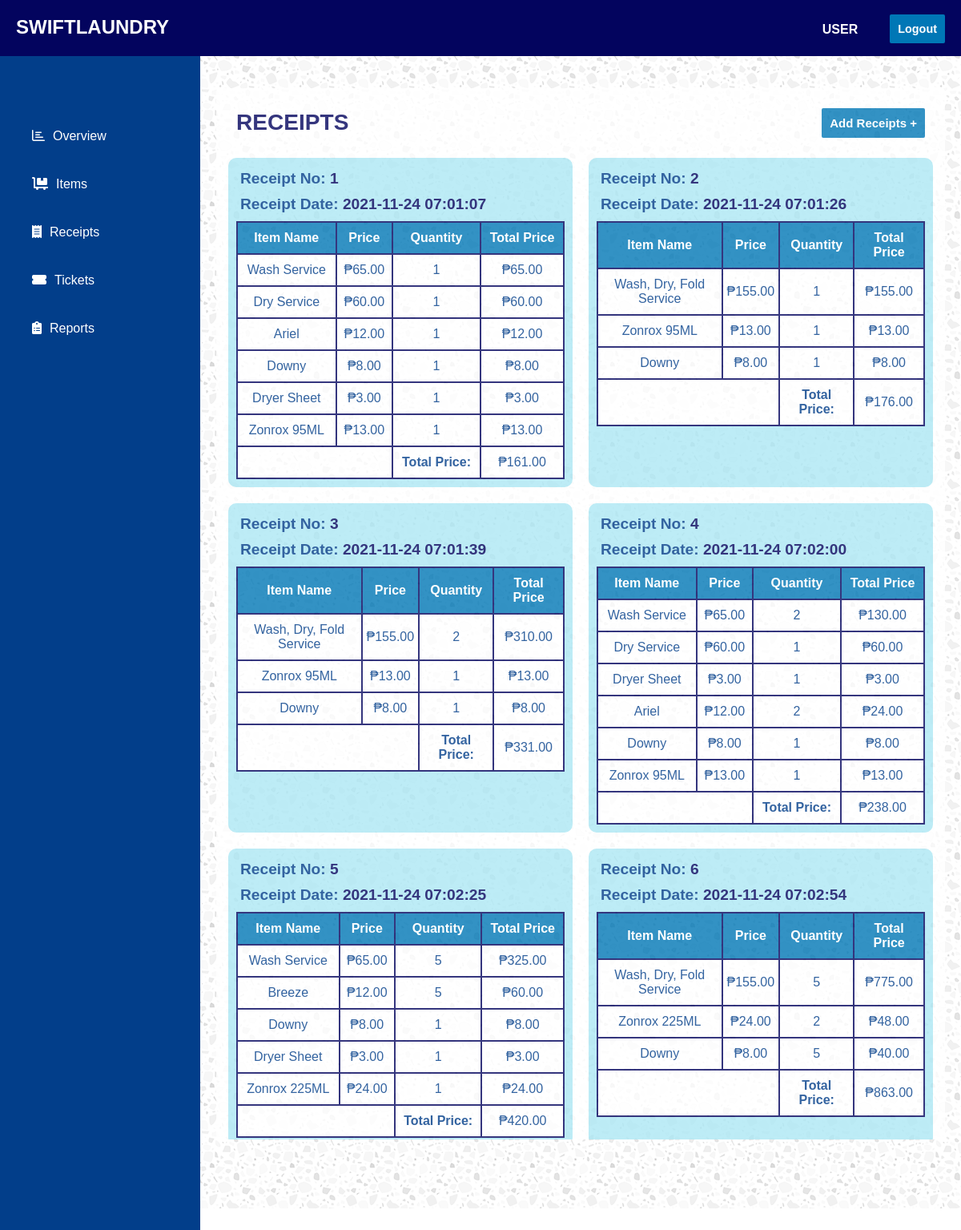
The page /dashboard_receipts.php on the database its author committed.
### tables this page shows
CREATE TABLE `receipts` (
  `receipt_id` int(10) UNSIGNED NOT NULL,
  `receipt_date` timestamp NOT NULL DEFAULT current_timestamp() ON UPDATE current_timestamp()
);

### dashboard_receipts.php (the view)
<!DOCTYPE html>
<html lang="en">
<head>
    <?php include_once("inc/head.inc") ?>
</head>
<body>
    <?php include_once("inc/header.inc") ?>
    <section>
        <div class="content">
            <div class="content-header">
                <div class="section-name">
                    <h3>RECEIPTS</h3>
                </div>
                <div class="add-item">
                    <a href="add_receipts.php" class="add-item-button">Add Receipts +</a>
                </div>
            </div>
            <div class="content-items">
                <div class="receipt-container">
                    <?php
                        include_once("db/db_SwiftLaundry_connection_script.php");
                        $sql_command = "SELECT receipt_id, receipt_date FROM receipts";
                        $result = $connection->query($sql_command);
                        if ($result-> num_rows > 0) {
                            while($row = $result-> fetch_assoc()) {
                                $receipt_id = $row["receipt_id"];
                                $total_price = 0;
                                echo '<div class="card">';
                                    echo '<div class="receipt-id">Receipt No: <span class="receipts-span">'.$row["receipt_id"].'</span></div>';
                                    echo '<div class="receipt-id">Receipt Date: <span class="receipts-span">'.$row["receipt_date"].'</span></div>';
                                    echo '<table class="card-table">';
                                        echo '<tr>';
                                            echo '<th>Item Name</th>';
                                            echo '<th>Price</th>';
                                            echo '<th>Quantity</th>';
                                            echo '<th>Total Price</th>';
                                        echo '<tr>';
                                        $retrieve_orders =  "SELECT item_name, price, quantity
                                                            FROM orders as o
                                                            INNER JOIN items as i ON o.items_id = i.item_id
                                                            INNER JOIN receipts as r ON o.receipts_id = r.receipt_id
                                                            WHERE receipts_id = '$receipt_id'
                                        ";
                                        $orders_result = $connection->query($retrieve_orders);
                                        if ($orders_result-> num_rows > 0) {
                                            while($orders_row = $orders_result->fetch_assoc()) {
                                                echo '<tr>';
                                                    echo '<td>'.$orders_row["item_name"].'</td>';
                                                    echo '<td>₱'.$orders_row["price"].'</td>';
                                                    echo '<td>'.$orders_row["quantity"].'</td>';
                                                    echo '<td>₱'.number_format($orders_row['price'] * $orders_row['quantity'], 2).'</td>';
                                                echo '</tr>';
                                                $total_price = $total_price + $orders_row['price'] * $orders_row['quantity'];
                                            }
                                        }
                                        echo '<tr>';
                                            echo '<td colspan=2></td>';
                                            echo '<td><b>Total Price: </b></td>';
                                            echo '<td>₱'.number_format($total_price, 2).'</td>';
                                        echo '</tr>';
                                    echo '</table>';
                                echo '</div>';
                            }
                        }
                    ?>
                </div>
            </div>
        </div>
    </section>
</body>
</html>

### css/dashboard_style.css (style rules this page uses)
body { margin: 0; padding: 0; font-family: "Verdana", sans-serif; }
section { width: (100% - 250px); margin-top: 60px; padding: 20px; margin-left: 250px; background-image: url("../img/background/dashboard_background.png"); height: 86vh; color: black; padding-top: 50px; }
section .content { background: #fff; opacity: 0.8; padding: 15px; margin-bottom: 10px; font-size: 14px; height: 80vh; border-radius: 5px; overflow: auto; }
.section-name { color: #03045E; margin-top: -16px; margin-left: 10px; text-transform: uppercase; font-size: 1.5rem; font-weight: 900; float: left; }
.add-item-button { float: right; padding: 10px; background: #0077B6; text-decoration: none; margin: 10px; border-radius: 2px; font-size: 15px; font-weight: 600; color: #fff; }
section .content-items { clear:both; }
.card { background-color: #ADE8F4; border-radius: 10px; padding: 10px; text-align: center; }
.receipt-container { display: grid; grid-template-columns: repeat(auto-fit, minmax(25rem, 1fr)); grid-column-gap: 20px; grid-row-gap: 20px; }
.card .receipt-id { font-size: 1.2rem; font-weight: bolder; margin: 5px; margin-bottom: 10px; color: #023E8A; text-align: left; }
.receipts-span { color: #03045E; }
.card-table { width: 100%; border-collapse: collapse; }
.card-table td, .card-table th { border: 2px solid #03045E; padding: 10px 5px; text-align: center; font-size: 1rem; background-color: #FFF; }
.card-table td { color: #023E8A; }
.card-table th { background-color: #0077B6; color: #FFF; }

### rows shown on the page
receipts: receipt_id "1", receipt_date "2021-11-24 07:01:07", item_name "Wash Service", price "65.00", quantity "1", quantity "65.00", item_name "Dry Service", price "60.00", quantity "60.00", item_name "Ariel", price "12.00", quantity "12.00", item_name "Downy", price "8.00", quantity "8.00", item_name "Dryer Sheet", price "3.00", quantity "3.00", item_name "Zonrox 95ML", price "13.00", quantity "13.00", total_price "161.00"
receipts: receipt_id "2", receipt_date "2021-11-24 07:01:26", item_name "Wash, Dry, Fold Service", price "155.00", quantity "1", quantity "155.00", item_name "Zonrox 95ML", price "13.00", quantity "13.00", item_name "Downy", price "8.00", quantity "8.00", total_price "176.00"
receipts: receipt_id "3", receipt_date "2021-11-24 07:01:39", item_name "Wash, Dry, Fold Service", price "155.00", quantity "2", quantity "310.00", item_name "Zonrox 95ML", price "13.00", quantity "1", quantity "13.00", item_name "Downy", price "8.00", quantity "8.00", total_price "331.00"
receipts: receipt_id "4", receipt_date "2021-11-24 07:02:00", item_name "Wash Service", price "65.00", quantity "2", quantity "130.00", item_name "Dry Service", price "60.00", quantity "1", quantity "60.00", item_name "Dryer Sheet", price "3.00", quantity "3.00", item_name "Ariel", price "12.00", quantity "24.00", item_name "Downy", price "8.00", quantity "8.00", item_name "Zonrox 95ML", price "13.00", quantity "13.00", total_price "238.00"
receipts: receipt_id "5", receipt_date "2021-11-24 07:02:25", item_name "Wash Service", price "65.00", quantity "5", quantity "325.00", item_name "Breeze", price "12.00", quantity "60.00", item_name "Downy", price "8.00", quantity "1", quantity "8.00", item_name "Dryer Sheet", price "3.00", quantity "3.00", item_name "Zonrox 225ML", price "24.00", quantity "24.00", total_price "420.00"
receipts: receipt_id "6", receipt_date "2021-11-24 07:02:54", item_name "Wash, Dry, Fold Service", price "155.00", quantity "5", quantity "775.00", item_name "Zonrox 225ML", price "24.00", quantity "2", quantity "48.00", item_name "Downy", price "8.00", quantity "40.00", total_price "863.00"
